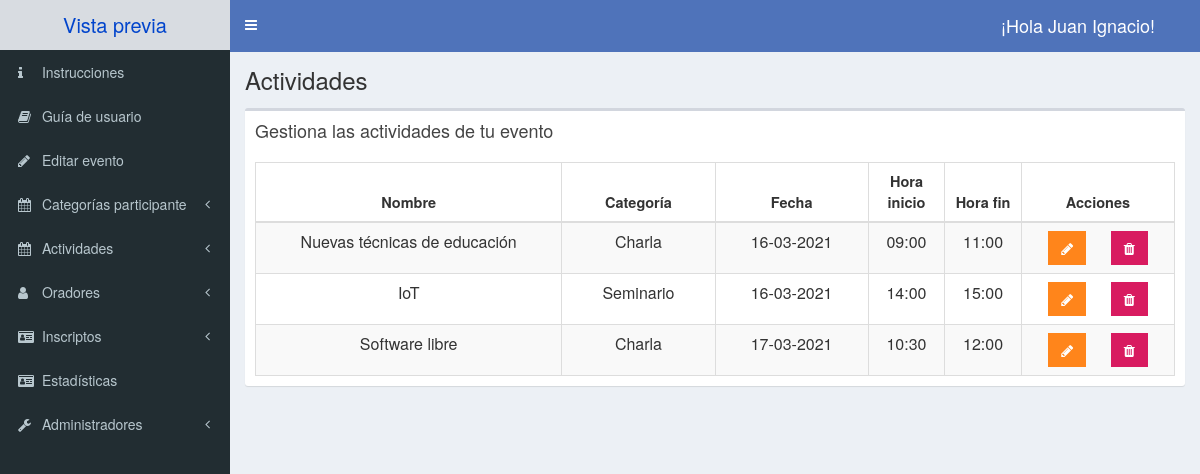
/admin/lista-actividades.php (signed in), run on the app's committed database.
### tables this page shows
CREATE TABLE actividad(
    id_actividad int NOT NULL AUTO_INCREMENT,
    nombre_act varchar(100) NOT NULL,
    fecha DATE NOT NULL,
    hora_inicio time NOT NULL,
    hora_fin time NOT NULL,
    descripcion varchar(1000) NOT NULL,
    id_categoria INT NOT NULL,
    id_evento int NOT NULL,
    PRIMARY KEY(id_actividad),
    FOREIGN KEY(id_categoria) REFERENCES categoria_act(id_categoria) ON DELETE CASCADE,
    FOREIGN KEY(id_evento) REFERENCES evento(id_evento) ON DELETE CASCADE
);

CREATE TABLE categoria_act(
    id_categoria int NOT NULL AUTO_INCREMENT,
    nombre varchar(50) NOT NULL,
    icono varchar(20) not NULL,
    PRIMARY KEY(id_categoria)
);

### admin/lista-actividades.php (the view, shortened to what this page needs)
<?php
include_once 'templates/header.php';
$id_evento= $_SESSION['id_evento'];
?>
<body class="hold-transition skin-blue sidebar-mini">
  <div class="wrapper">
    <?php
    include_once 'templates/barra.php';
    ?>
    <?php
    include_once 'templates/navegacion.php';
    ?>
    <div class="content-wrapper">
      <section class="content-header">
        <h1>
          Actividades
        </h1>
      </section>
      <section class="content">
        <div class="row centrar-contenido">
          <div class="col-xs-12">
            <div class="box">
              <div class="box-header">
                <h3 class="box-title">Gestiona las actividades de tu evento</h3>
              </div>
              <div class="box-body table-responsive">
                <table id="registros" class="table table-bordered table-striped text-center">
                  <thead>
                    <tr>
                      <th>Nombre</th>
                      <th class="col-xs-2">Categoría</th>
                      <th class="col-xs-2">Fecha</th>
                      <th class="col-xs-1">Hora inicio</th>
                      <th class="col-xs-1">Hora fin</th>
                      <th class="col-xs-2">Acciones</th>
                    </tr>
                  </thead>
                  <tbody>
                    <?php
                    try {
                      include_once 'funciones/funciones.php';
                      $sql = "
                      SELECT a.id_actividad, a.nombre_act, a.fecha, a.hora_inicio, a.hora_fin, a.id_categoria, c.nombre as nombre_cat
                      FROM actividad a INNER JOIN categoria_act c ON a.id_categoria=c.id_categoria
                      WHERE a.id_evento=" . $id_evento;
                      $tuplas = $db->query($sql);
                    } catch (Exception $e) {
                      echo "Error: " . $e->getMessage();
                    }
                    while ($actividad = $tuplas->fetch_assoc()) {
                    ?>
                      <tr>
                        <td><?php echo $actividad['nombre_act']; ?></td>
                        <td><?php echo $actividad['nombre_cat']; ?></td>
                        <td> <?php echo date_format(date_create($actividad['fecha']), 'd-m-Y'); ?></td>
                        <td> <?php echo date_format(date_create($actividad['hora_inicio']), 'H:i'); ?></td>
                        <td> <?php echo date_format(date_create($actividad['hora_fin']), 'H:i'); ?></td>
                        <td>
                          <?php $encrypt= openssl_encrypt($actividad['id_actividad'],"AES-128-ECB","unmdp2021"); ?>
                          <a href="editar-actividad.php?id=<?php echo urlencode($encrypt); ?>" class="btn bg-orange btn-flat margin">
                            <i class="fa fa-pencil"></i>
                          </a>
                          <a href="#" data-id="<?php echo $actividad['id_actividad']; ?>" data-tipo="actividad" url="control-evento.php" class="btn bg-maroon btn-flat margin borrar-registro">
                            <i class="fa fa-trash"></i>
                          </a>
                        </td>
                      </tr>
                    <?php
                    }
                    ?>
                </table>
              </div>
            </div>
          </div>
        </div>
      </section>
    </div>
    <?php
    include_once 'templates/footer.php';
    ?>

### admin/css/admin.css (style rules this page uses)
h1 { font-size: 30px; }
h3 { font-size: 20px; }
table td { font-size: 16px; }
table th { font-size: 14.5px; }
td .btn { margin-top: 0px; }
.centrar-contenido { display: flex; justify-content: center; }
#dtHorizontalVerticalExample th, td { white-space: nowrap; }
i.fa-trash { margin-right: 0; }

### data on the page
actividad: nombre_act "Nuevas técnicas de educación", id_categoria.nombre "Charla", fecha "16-03-2021", hora_inicio "09:00", hora_fin "11:00"
actividad: nombre_act "IoT", id_categoria.nombre "Seminario", fecha "16-03-2021", hora_inicio "14:00", hora_fin "15:00"
actividad: nombre_act "Software libre", id_categoria.nombre "Charla", fecha "17-03-2021", hora_inicio "10:30", hora_fin "12:00"

### other printed values
$_SESSION['nombre'] "Juan Ignacio"
